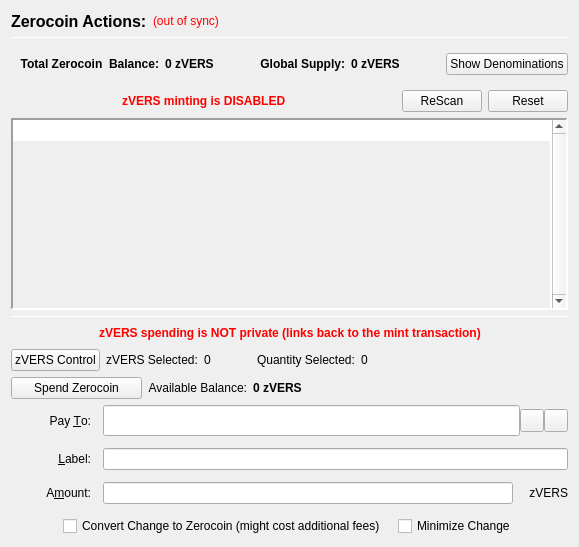
                  <widget class="QFrame" name="verticalFrameLeft">
                   <layout class="QVBoxLayout" name="verticalLayout_2">
                    <item>
                     <layout class="QVBoxLayout" name="verticalLayout_3">
                      <item>
                       <layout class="QHBoxLayout" name="horizontalLayout_3">
                        <item>
                         <widget class="QLabel" name="labelzVERSActions">
                          <property name="font">
                           <font>
                            <pointsize>12</pointsize>
                            <weight>75</weight>
                            <bold>true</bold>
                           </font>
                          </property>
                          <property name="text">
                           <string>Zerocoin Actions:</string>
                          </property>
                          <property name="alignment">
                           <set>Qt::AlignLeading|Qt::AlignLeft|Qt::AlignVCenter</set>
                          </property>
                         </widget>
                        </item>
                        <item>
                         <widget class="QLabel" name="labelzVERSSyncStatus">
                          <property name="toolTip">
                           <string>The displayed information may be out of date. Your wallet automatically synchronizes with the Versess network after a connection is established, but this process has not completed yet.</string>
                          </property>
                          <property name="styleSheet">
                           <string notr="true">QLabel { color: red; }</string>
                          </property>
                          <property name="text">
                           <string notr="true">(out of sync)</string>
                          </property>
                          <property name="alignment">
                           <set>Qt::AlignLeading|Qt::AlignLeft|Qt::AlignVCenter</set>
                          </property>
                         </widget>
                        </item>
                        <item>
                         <spacer name="horizontalSpacer">
                          <property name="orientation">
                           <enum>Qt::Horizontal</enum>
                          </property>
                          <property name="sizeHint" stdset="0">
                           <size>
                            <width>40</width>
                            <height>20</height>
                           </size>
                          </property>
                         </spacer>
                        </item>
                       </layout>
                      </item>
                      <item>
                       <widget class="Line" name="lineUpperLeft">
                        <property name="minimumSize">
                         <size>
                          <width>0</width>
                          <height>1</height>
                         </size>
                        </property>
                        <property name="maximumSize">
                         <size>
                          <width>16777215</width>
                          <height>1</height>
                         </size>
                        </property>
                        <property name="frameShadow">
                         <enum>QFrame::Sunken</enum>
                        </property>
                        <property name="orientation">
                         <enum>Qt::Horizontal</enum>
                        </property>
                       </widget>
                      </item>
                      <item>
                       <widget class="QFrame" name="balanceSupplyFrame">
                        <layout class="QHBoxLayout" name="horizontalLayout_2" stretch="0,0,0,1,0">
                         <property name="rightMargin">
                          <number>0</number>
                         </property>
                         <item>
                          <layout class="QHBoxLayout" name="horizontalLayout_34">
                           <item>
                            <widget class="QLabel" name="labelzAvailableText_3">
                             <property name="font">
                              <font>
                               <weight>75</weight>
                               <bold>true</bold>
                              </font>
                             </property>
                             <property name="toolTip">
                              <string>Total Balance including unconfirmed and immature zVERS</string>
                             </property>
                             <property name="text">
                              <string>Total Zerocoin  Balance:</string>
                             </property>
                             <property name="alignment">
                              <set>Qt::AlignRight|Qt::AlignTrailing|Qt::AlignVCenter</set>
                             </property>
                            </widget>
                           </item>
                           <item>
                            <widget class="QLabel" name="labelzAvailableAmount_4">
                             <property name="minimumSize">
                              <size>
                               <width>40</width>
                               <height>0</height>
                              </size>
                             </property>
                             <property name="font">
                              <font>
                               <weight>75</weight>
                               <bold>true</bold>
                              </font>
                             </property>
                             <property name="toolTip">
                              <string>Total Balance including unconfirmed and immature zVERS</string>
                             </property>
                             <property name="text">
                              <string>0 zVERS</string>
                             </property>
                             <property name="alignment">
                              <set>Qt::AlignLeading|Qt::AlignLeft|Qt::AlignVCenter</set>
                             </property>
                            </widget>
                           </item>
                          </layout>
                         </item>
                         <item>
                          <spacer name="horizontalSpacer_32">
                           <property name="orientation">
                            <enum>Qt::Horizontal</enum>
                           </property>
                           <property name="sizeHint" stdset="0">
                            <size>
                             <width>40</width>
                             <height>20</height>
                            </size>
                           </property>
                          </spacer>
                         </item>
                         <item>
                          <layout class="QHBoxLayout" name="horizontalLayout_35">
                           <item>
                            <widget class="QLabel" name="labelZsupplyText_2">
                             <property name="font">
                              <font>
                               <weight>75</weight>
                               <bold>true</bold>
                              </font>
                             </property>
                             <property name="text">
                              <string>Global Supply:</string>
                             </property>
                             <property name="alignment">
                              <set>Qt::AlignRight|Qt::AlignTrailing|Qt::AlignVCenter</set>
                             </property>
                            </widget>
                           </item>
                           <item>
                            <widget class="QLabel" name="labelZsupplyAmount_2">
                             <property name="font">
                              <font>
                               <weight>75</weight>
                               <bold>true</bold>
                              </font>
                             </property>
                             <property name="text">
                              <string>0 zVERS</string>
                             </property>
                            </widget>
                           </item>
                          </layout>
                         </item>
                         <item>
                          <spacer name="horizontalSpacer_31">
                           <property name="orientation">
                            <enum>Qt::Horizontal</enum>
                           </property>
                           <property name="sizeHint" stdset="0">
                            <size>
                             <width>40</width>
                             <height>20</height>
                            </size>
                           </property>
                          </spacer>
                         </item>
                         <item>
                          <widget class="QPushButton" name="pushButtonShowDenoms">
                           <property name="toolTip">
                            <string>Show zVERS denominations list</string>
                           </property>
                           <property name="text">
                            <string>Show Denominations</string>
                           </property>
                          </widget>
                         </item>
                        </layout>
                       </widget>
                      </item>
                      <item>
                       <layout class="QHBoxLayout" name="horizontalLayout_4">
                        <item>
                         <spacer name="horizontalSpacer_2">
                          <property name="orientation">
                           <enum>Qt::Horizontal</enum>
                          </property>
                          <property name="sizeHint" stdset="0">
                           <size>
                            <width>40</width>
                            <height>20</height>
                           </size>
                          </property>
                         </spacer>
                        </item>
                        <item>
                         <widget class="QLabel" name="label">
                          <property name="styleSheet">
                           <string notr="true">color: red;
font-weight: bold;</string>
                          </property>
                          <property name="text">
                           <string>zVERS minting is DISABLED</string>
                          </property>
                         </widget>
                        </item>
                        <item>
                         <spacer name="horizontalSpacer_3">
                          <property name="orientation">
                           <enum>Qt::Horizontal</enum>
                          </property>
                          <property name="sizeHint" stdset="0">
                           <size>
                            <width>40</width>
                            <height>20</height>
                           </size>
                          </property>
                         </spacer>
                        </item>
                        <item>
                         <widget class="QPushButton" name="pushButtonMintReset">
                          <property name="maximumSize">
                           <size>
                            <width>80</width>
                            <height>16777215</height>
                           </size>
                          </property>
                          <property name="toolTip">
                           <string>Rescan the complete blockchain for  Zerocoin mints and their meta-data.</string>
                          </property>
                          <property name="text">
                           <string>ReScan</string>
                          </property>
                         </widget>
                        </item>
                        <item>
                         <widget class="QPushButton" name="pushButtonSpentReset">
                          <property name="maximumSize">
                           <size>
                            <width>80</width>
                            <height>16777215</height>
                           </size>
                          </property>
                          <property name="toolTip">
                           <string>Reset Zerocoin Wallet DB. Deletes transactions that did not make it into the blockchain.</string>
                          </property>
                          <property name="text">
                           <string>Reset</string>
                          </property>
                         </widget>
                        </item>
                       </layout>
                      </item>
                      <item>
                       <widget class="QPlainTextEdit" name="TEMintStatus">
                        <property name="font">
                         <font>
                          <pointsize>8</pointsize>
                         </font>
                        </property>
                        <property name="toolTip">
                         <string>Status and/or Mesages from the last Mint Action.</string>
                        </property>
                        <property name="frameShape">
                         <enum>QFrame::Panel</enum>
                        </property>
                        <property name="frameShadow">
                         <enum>QFrame::Sunken</enum>
                        </property>
                        <property name="lineWidth">
                         <number>2</number>
                        </property>
                        <property name="midLineWidth">
                         <number>2</number>
                        </property>
                        <property name="verticalScrollBarPolicy">
                         <enum>Qt::ScrollBarAlwaysOn</enum>
                        </property>
                        <property name="horizontalScrollBarPolicy">
                         <enum>Qt::ScrollBarAlwaysOff</enum>
                        </property>
                        <property name="readOnly">
                         <bool>true</bool>
                        </property>
                        <property name="plainText">
                         <string notr="true"/>
                        </property>
                        <property name="backgroundVisible">
                         <bool>true</bool>
                        </property>
                       </widget>
                      </item>
                      <item>
                       <widget class="Line" name="line">
                        <property name="minimumSize">
                         <size>
                          <width>0</width>
                          <height>1</height>
                         </size>
                        </property>
                        <property name="maximumSize">
                         <size>
                          <width>16777215</width>
                          <height>1</height>
                         </size>
                        </property>
                        <property name="orientation">
                         <enum>Qt::Horizontal</enum>
                        </property>
                       </widget>
                      </item>
                      <item>
                       <layout class="QHBoxLayout" name="horizontalLayout_7">
                        <item>
                         <spacer name="horizontalSpacer_18">
                          <property name="orientation">
                           <enum>Qt::Horizontal</enum>
                          </property>
                          <property name="sizeHint" stdset="0">
                           <size>
                            <width>40</width>
                            <height>20</height>
                           </size>
                          </property>
                         </spacer>
                        </item>
                        <item>
                         <widget class="QLabel" name="label_2">
                          <property name="styleSheet">
                           <string notr="true">color: red;
font-weight: bold;</string>
                          </property>
                          <property name="text">
                           <string>zVERS spending is NOT private (links back to the mint transaction)</string>
                          </property>
                         </widget>
                        </item>
                        <item>
                         <spacer name="horizontalSpacer_30">
                          <property name="orientation">
                           <enum>Qt::Horizontal</enum>
                          </property>
                          <property name="sizeHint" stdset="0">
                           <size>
                            <width>40</width>
                            <height>20</height>
                           </size>
                          </property>
                         </spacer>
                        </item>
                       </layout>
                      </item>
                      <item>
                       <layout class="QHBoxLayout" name="horizontalLayout_24">
                        <property name="leftMargin">
                         <number>0</number>
                        </property>
                        <property name="bottomMargin">
                         <number>0</number>
                        </property>
                        <item>
                         <widget class="QPushButton" name="pushButtonZVersControl">
                          <property name="text">
                           <string>zVERS Control</string>
                          </property>
                         </widget>
                        </item>
                        <item>
                         <widget class="QLabel" name="labelzVersSelected">
                          <property name="text">
                           <string>zVERS Selected:</string>
                          </property>
                         </widget>
                        </item>
                        <item>
                         <widget class="QLabel" name="labelzVersSelected_int">
                          <property name="text">
                           <string>0</string>
                          </property>
                         </widget>
                        </item>
                        <item>
                         <spacer name="horizontalSpacer_17">
                          <property name="orientation">
                           <enum>Qt::Horizontal</enum>
                          </property>
                          <property name="sizeType">
                           <enum>QSizePolicy::Fixed</enum>
                          </property>
                          <property name="sizeHint" stdset="0">
                           <size>
                            <width>40</width>
                            <height>20</height>
                           </size>
                          </property>
                         </spacer>
                        </item>
                        <item>
                         <widget class="QLabel" name="labelQuantitySelected">
                          <property name="text">
                           <string>Quantity Selected:</string>
                          </property>
                         </widget>
                        </item>
                        <item>
                         <widget class="QLabel" name="labelQuantitySelected_int">
                          <property name="text">
                           <string>0</string>
                          </property>
                         </widget>
                        </item>
                        <item>
                         <spacer name="horizontalSpacer_19">
                          <property name="orientation">
                           <enum>Qt::Horizontal</enum>
                          </property>
                          <property name="sizeHint" stdset="0">
                           <size>
                            <width>40</width>
                            <height>20</height>
                           </size>
                          </property>
                         </spacer>
                        </item>
                       </layout>
                      </item>
                      <item>
                       <layout class="QHBoxLayout" name="horizontalLayout_6">
                        <item>
                         <widget class="QPushButton" name="pushButtonSpendzVERS">
                          <property name="minimumSize">
                           <size>
                            <width>131</width>
                            <height>0</height>
                           </size>
                          </property>
                          <property name="toolTip">
                           <string>Spend Zerocoin. Without 'Pay To:' address creates payments to yourself.</string>
                          </property>
                          <property name="text">
                           <string>Spend Zerocoin</string>
                          </property>
                         </widget>
                        </item>
                        <item>
                         <widget class="QLabel" name="labelzVERSBalanceText">
                          <property name="toolTip">
                           <string>Available (mature and spendable) zVERS for spending</string>
                          </property>
                          <property name="text">
                           <string>Available Balance:</string>
                          </property>
                          <property name="alignment">
                           <set>Qt::AlignRight|Qt::AlignTrailing|Qt::AlignVCenter</set>
                          </property>
                         </widget>
                        </item>
                        <item>
                         <widget class="QLabel" name="labelzAvailableAmount_2">
                          <property name="font">
                           <font>
                            <weight>75</weight>
                            <bold>true</bold>
                           </font>
                          </property>
                          <property name="toolTip">
                           <string>Available (mature and spendable) zVERS for spending

zVERS are mature when they have more than 20 confirmations AND more than 2 mints of the same denomination after them were minted</string>
                          </property>
                          <property name="text">
                           <string>0 zVERS</string>
                          </property>
                          <property name="alignment">
                           <set>Qt::AlignLeading|Qt::AlignLeft|Qt::AlignVCenter</set>
                          </property>
                         </widget>
                        </item>
                        <item>
                         <spacer name="horizontalSpacer_4">
                          <property name="orientation">
                           <enum>Qt::Horizontal</enum>
                          </property>
                          <property name="sizeHint" stdset="0">
                           <size>
                            <width>40</width>
                            <height>20</height>
                           </size>
                          </property>
                         </spacer>
                        </item>
                       </layout>
                      </item>
                      <item>
                       <layout class="QGridLayout" name="gridLayout_7">
                        <property name="spacing">
                         <number>12</number>
                        </property>
                        <item row="0" column="0">
                         <widget class="QLabel" name="payToLabel">
                          <property name="minimumSize">
                           <size>
                            <width>80</width>
                            <height>0</height>
                           </size>
                          </property>
                          <property name="text">
                           <string>Pay &amp;To:</string>
                          </property>
                          <property name="alignment">
                           <set>Qt::AlignRight|Qt::AlignTrailing|Qt::AlignVCenter</set>
                          </property>
                          <property name="buddy">
                           <cstring>payTo</cstring>
                          </property>
                         </widget>
                        </item>
                        <item row="0" column="1">
                         <layout class="QHBoxLayout" name="payToLayout">
                          <property name="spacing">
                           <number>0</number>
                          </property>
                          <item>
                           <widget class="QValidatedLineEdit" name="payTo">
                            <property name="enabled">
                             <bool>true</bool>
                            </property>
                            <property name="minimumSize">
                             <size>
                              <width>0</width>
                              <height>31</height>
                             </size>
                            </property>
                            <property name="toolTip">
                             <string>The Versess address to send the payment to. Creates local payment to yourself when empty.</string>
                            </property>
                           </widget>
                          </item>
                          <item>
                           <widget class="QToolButton" name="addressBookButton">
                            <property name="toolTip">
                             <string>Choose previously used address</string>
                            </property>
                            <property name="text">
                             <string/>
                            </property>
                            <property name="icon">
                             <iconset resource="../versess.qrc">
                              <normaloff>:/icons/address-book</normaloff>:/icons/address-book</iconset>
                            </property>
                            <property name="shortcut">
                             <string>Alt+A</string>
                            </property>
                           </widget>
                          </item>
                          <item>
                           <widget class="QToolButton" name="pasteButton">
                            <property name="toolTip">
                             <string>Paste address from clipboard</string>
                            </property>
                            <property name="text">
                             <string/>
                            </property>
                            <property name="icon">
                             <iconset resource="../versess.qrc">
                              <normaloff>:/icons/editpaste</normaloff>:/icons/editpaste</iconset>
                            </property>
                            <property name="shortcut">
                             <string>Alt+P</string>
                            </property>
                           </widget>
                          </item>
                         </layout>
                        </item>
                        <item row="1" column="0">
                         <widget class="QLabel" name="labelLabel">
                          <property name="minimumSize">
                           <size>
                            <width>80</width>
                            <height>0</height>
                           </size>
                          </property>
                          <property name="text">
                           <string>&amp;Label:</string>
                          </property>
                          <property name="alignment">
                           <set>Qt::AlignRight|Qt::AlignTrailing|Qt::AlignVCenter</set>
                          </property>
                          <property name="buddy">
                           <cstring>addAsLabel</cstring>
                          </property>
                         </widget>
                        </item>
                        <item row="1" column="1">
                         <widget class="QLineEdit" name="addAsLabel">
                          <property name="toolTip">
                           <string>Enter a label for this address to add it to the list of used addresses</string>
                          </property>
                         </widget>
                        </item>
                        <item row="2" column="0">
                         <widget class="QLabel" name="amountLabel">
                          <property name="minimumSize">
                           <size>
                            <width>80</width>
                            <height>0</height>
                           </size>
                          </property>
                          <property name="text">
                           <string>A&amp;mount:</string>
                          </property>
                          <property name="alignment">
                           <set>Qt::AlignRight|Qt::AlignTrailing|Qt::AlignVCenter</set>
                          </property>
                          <property name="buddy">
                           <cstring>zVERSpayAmount</cstring>
                          </property>
                         </widget>
                        </item>
                        <item row="2" column="1">
                         <layout class="QHBoxLayout" name="horizontalLayout_9">
                          <property name="spacing">
                           <number>0</number>
                          </property>
                          <item>
                           <widget class="QLineEdit" name="zVERSpayAmount"/>
                          </item>
                          <item>
                           <widget class="QLabel" name="labelzVERS">
                            <property name="minimumSize">
                             <size>
                              <width>55</width>
                              <height>0</height>
                             </size>
                            </property>
                            <property name="text">
                             <string>zVERS</string>
                            </property>
                            <property name="alignment">
                             <set>Qt::AlignRight|Qt::AlignTrailing|Qt::AlignVCenter</set>
                            </property>
                           </widget>
                          </item>
                         </layout>
                        </item>
                        <item row="3" column="0" colspan="2">
                         <layout class="QHBoxLayout" name="horizontalLayout_10">
                          <item>
                           <spacer name="horizontalSpacer_5">
                            <property name="orientation">
                             <enum>Qt::Horizontal</enum>
                            </property>
                            <property name="sizeHint" stdset="0">
                             <size>
                              <width>40</width>
                              <height>20</height>
                             </size>
                            </property>
                           </spacer>
                          </item>
                          <item>
                           <widget class="QCheckBox" name="checkBoxMintChange">
                            <property name="sizePolicy">
                             <sizepolicy hsizetype="MinimumExpanding" vsizetype="Fixed">
                              <horstretch>0</horstretch>
                              <verstretch>0</verstretch>
                             </sizepolicy>
                            </property>
                            <property name="layoutDirection">
                             <enum>Qt::LeftToRight</enum>
                            </property>
                            <property name="text">
                             <string>Convert Change to Zerocoin (might cost additional fees)</string>
                            </property>
                           </widget>
                          </item>
                          <item>
                           <widget class="QCheckBox" name="checkBoxMinimizeChange">
                            <property name="toolTip">
                             <string>If checked, the wallet tries to minimize the returning change instead of minimizing the number of spent denominations.</string>
                            </property>
                            <property name="text">
                             <string>Minimize Change</string>
                            </property>
                           </widget>
                          </item>
                          <item>
                           <spacer name="horizontalSpacer_6">
                            <property name="orientation">
                             <enum>Qt::Horizontal</enum>
                            </property>
                            <property name="sizeHint" stdset="0">
                             <size>
                              <width>40</width>
                              <height>20</height>
                             </size>
                            </property>
                           </spacer>
                          </item>
                         </layout>
                        </item>
                       </layout>
                      </item>
                     </layout>
                    </item>
                   </layout>
                  </widget>
